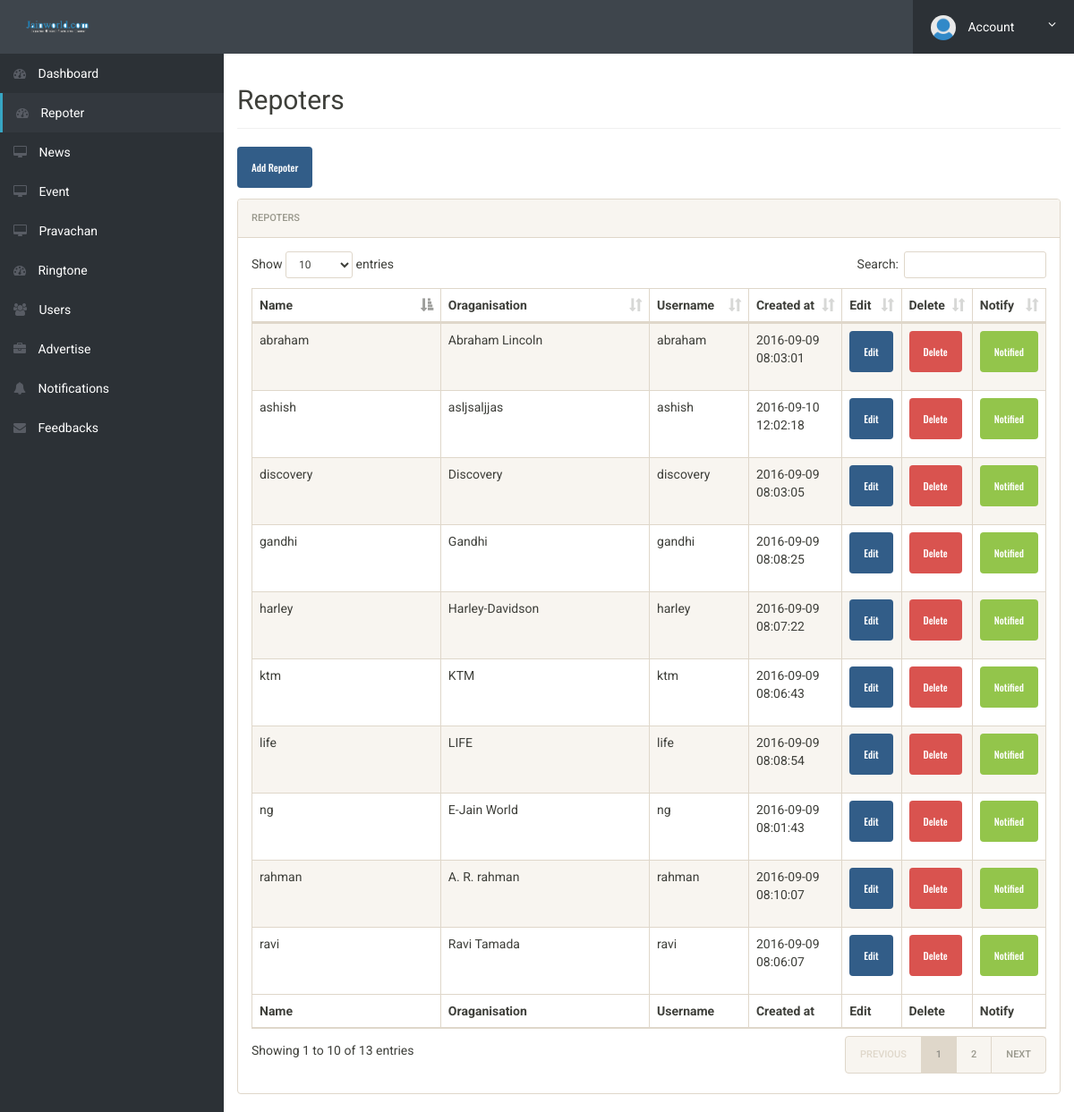
Screenshot of /repoter.php (signed in) with the database file from the repository.
### tables this page shows
CREATE TABLE IF NOT EXISTS `repoters` (
  `id` int(11) NOT NULL AUTO_INCREMENT,
  `username` text NOT NULL,
  `password` text NOT NULL,
  `oragnasation` text NOT NULL,
  `avatar` text NOT NULL,
  `status` int(11) NOT NULL DEFAULT '1',
  `date` timestamp NOT NULL DEFAULT CURRENT_TIMESTAMP,
  PRIMARY KEY (`id`)
);

### repoter.php (the view, shortened to what this page needs)
<?php session_start();
if(isset($_SESSION["id"]) and isset($_SESSION["user"]))
{
?>
<!doctype html>
<html lang="en" class="no-js">
<head>
	<link rel="stylesheet" href="css/font-awesome.min.css">
	<link rel="stylesheet" href="css/bootstrap.min.css">
	<link rel="stylesheet" href="css/dataTables.bootstrap.min.css">
	<link rel="stylesheet" href="css/bootstrap-social.css">
	<link rel="stylesheet" href="css/bootstrap-select.css">
	<link rel="stylesheet" href="css/fileinput.min.css">
	<link rel="stylesheet" href="css/awesome-bootstrap-checkbox.css">
	<link rel="stylesheet" href="css/style.css">
</head>
<body>
	<div class="brand clearfix">
		<a href="index.php" class="logo"><img src="img/logo.jpg" class="img-responsive" alt=""></a>
		<ul class="ts-profile-nav">
			<li class="ts-account">
				<a href="#"><img src="img/ts-avatar.jpg" class="ts-avatar hidden-side" alt=""> Account <i class="fa fa-angle-down hidden-side"></i></a>
			</li>
		</ul>
	</div>
	<div class="ts-main-content">
		<nav class="ts-sidebar">
			<ul class="ts-sidebar-menu">
				<li ><a href="index.php"><i class="fa fa-dashboard"></i> Dashboard</a></li>
				<li class="open"><a href="repoter.php"><i class="fa fa-dashboard"></i> Repoter</a></li>
				<li><a href="m_news.php""><i class="fa fa-desktop"></i> News</a>
				</li>
				<li><a href="m_event.php"><i class="fa fa-desktop"></i> Event</a>
				</li>
				<li ><a href="m_pravachan.php"><i class="fa fa-desktop"></i> Pravachan</a></li>
				<li><a href="ringtone.php"><i class="fa fa-dashboard"></i> Ringtone</a></li>
				<li><a href="users.php"><i class="fa fa-users"></i> Users</a></li>
				<li ><a href="advertise.php" ><i class="fa fa-briefcase"></i> Advertise</a></li>
				<li><a href="notifications.php"><i class="fa fa-bell"></i> Notifications</a></li>
				<li><a href="feedback.php"><i class="fa fa-envelope"></i> Feedbacks</a></li>
			</ul>
		</nav>
		<div class="content-wrapper">
			<div class="container-fluid">
				<div class="row">
					<div class="col-md-12">
						<h2 class="page-title"><?echo "Repoters";?></h2>
							<a href="add_repoter.php">  <button class="btn btn-primary" type="submit">Add Repoter</button></a>
						<div class="panel panel-default">
							<div class="panel-heading">Repoters</div>
							<div class="panel-body">
								<table id="zctb" class="display table table-striped table-bordered table-hover" cellspacing="0" width="100%">
									<thead>
										<tr>
											<th>Name</th>
											<th>Oraganisation</th>
											<th>Username</th>
											<th>Created at</th>
											<th>Edit</th>
											<th>Delete</th>
											<th>Notify</th>
										</tr>
									</thead>
									<tfoot>
										<tr>
											<th>Name</th>
											<th>Oraganisation</th>
											<th>Username</th>
											<th>Created at</th>
											<th>Edit</th>
											<th>Delete</th>
											<th>Notify</th>
										</tr>
									</tfoot>
									<tbody>
										<?
						$db = new DbConnect();
						$conn = $db->connect();
				$stmt = $conn->prepare("SELECT repoters.id,repoters.username,repoters.oragnasation,repoters.date,repoters.`status` FROM repoters ORDER BY date desc");
        $stmt->execute();
       $stmt->store_result();
				while($row = fetchAssocStatement($stmt))
				{
					$repoter_id=$row['id'];
					?>
						<tr align="left">
						<td height="30" width="300"> <? echo $row['username']; ?></td>
						<td height="30" width="300"> <? echo $row['oragnasation']; ?></td>
						<td width="100"><? echo $row['username']; ?></td>
						<td width="100"><? echo $row['date']; ?></td>
						<td width="50"><a href="edit_repoter.php?id=<?=$repoter_id;?>" class="btn btn-primary">Edit</a></td>
						<td width="50"><a href="delete_repoter.php?id=<?=$repoter_id;?>" class="btn btn-danger">Delete</a></td>
						<?
							if($row['status']==0){
						?>
						<td><a href="worker_news_notifications.php?id=<?= $repoter_id ;?>" class="btn btn-info">Notify</a></td>
						<?
							}else{
						?>
							<td><a class="btn btn-success">Notified</a></td>
						<?
							}
						?>
						</tr>
				<?
				}
				?>
									</tbody>
								</table>
							</div>
						</div>
			</div>
		</div>
	</div>
</body>
</html>
<?php
}
  else
  {
  	$_SESSION["ERROR"]="Invalid Access, Please Login Again";
	header("Location:login.php");
  }
?>
<?php
function fetchAssocStatement($stmt)
{
    if($stmt->num_rows>0)
    {
        $result = array();
        $md = $stmt->result_metadata();
        $params = array();
        while($field = $md->fetch_field()) {
            $params[] = &$result[$field->name];
        }
        call_user_func_array(array($stmt, 'bind_result'), $params);
        if($stmt->fetch())
            return $result;
    }
    return null;
}
?>

### css/style.css (style rules this page uses)
html { font-size: 14px; }
@media only screen and (min-width: 480px) { html { font-size: 17px; } }
@media only screen and (min-width: 768px) { html { font-size: 14px; } }
body { font-size: 1em; }
a { color: #37a6c4; }
.btn { font-family: 'Oswald', sans-serif; }
.panel { overflow: hidden; }
ul, li { margin: 0; padding: 0; list-style: none; }
.btn { text-transform: none; }
.page-title { padding-bottom: 15px; margin-bottom: 20px; border-bottom: 1px solid #f0f0f0; }
.brand { background: #3e454c; position: relative; z-index: 3; position: fixed; width: 100%; top: 0; }
.brand .logo { box-sizing: border-box; padding: 20px; float: left; display: block; width: 200px; }
@media only screen and (min-width: 992px) { .brand .logo { width: 250px; } }
.brand .logo img { height: 20px; }
.brand .ts-profile-nav { float: right; display: none; }
.brand .ts-profile-nav li { float: left; position: relative; }
.brand .ts-profile-nav li a { display: block; padding: 20px; color: #fff; }
.brand .ts-profile-nav .ts-account .fa-angle-down { float: right; }
.brand .ts-profile-nav .ts-account > a { width: 180px; background: #2c3136; }
.brand .ts-profile-nav .ts-account .ts-avatar { border-radius: 50%; height: 28px; margin: -10px 0; margin-right: 10px; }
@media only screen and (min-width: 992px) { .brand .ts-profile-nav { display: block; } }
.ts-sidebar { background: #2c3136; max-height: 0; transition: max-height 0.3s; overflow: hidden; position: fixed; z-index: 2; width: 100%; bottom: 0; top: 60px; overflow-y: auto; }
@media only screen and (min-width: 992px) { .ts-sidebar { max-height: 100%; bottom: 0; } }
.ts-sidebar-menu a { display: block; text-decoration: none; padding: 12px 15px; color: #fff; }
.ts-sidebar-menu li { position: relative; }
.ts-sidebar-menu li i { color: #585c64; margin-right: 10px; }
.ts-sidebar-menu .open > a { background: rgba(51, 56, 62, 0.35); }
.ts-sidebar-menu > .open > a { background: #33383e; border-left: 3px solid #37a6c4; }
.ts-main-content .content-wrapper { padding-top: 15px; margin-top: 60px; }
@media only screen and (min-width: 992px) { .ts-main-content .ts-sidebar { width: 250px; float: left; } }
@media only screen and (min-width: 992px) { .ts-main-content .content-wrapper { margin-left: 250px; } }

### rows the page displays
repoters: username "ashish", oragnasation "asljsaljjas", date "2016-09-10 12:02:18", status "Notified"
repoters: username "rahman", oragnasation "A. R. rahman", date "2016-09-09 08:10:07", status "Notified"
repoters: username "life", oragnasation "LIFE", date "2016-09-09 08:08:54", status "Notified"
repoters: username "gandhi", oragnasation "Gandhi", date "2016-09-09 08:08:25", status "Notified"
repoters: username "harley", oragnasation "Harley-Davidson", date "2016-09-09 08:07:22", status "Notified"
repoters: username "ktm", oragnasation "KTM", date "2016-09-09 08:06:43", status "Notified"
repoters: username "ravi", oragnasation "Ravi Tamada", date "2016-09-09 08:06:07", status "Notified"
repoters: username "discovery", oragnasation "Discovery", date "2016-09-09 08:03:05", status "Notified"
repoters: username "abraham", oragnasation "Abraham Lincoln", date "2016-09-09 08:03:01", status "Notified"
repoters: username "ng", oragnasation "E-Jain World", date "2016-09-09 08:01:43", status "Notified"
